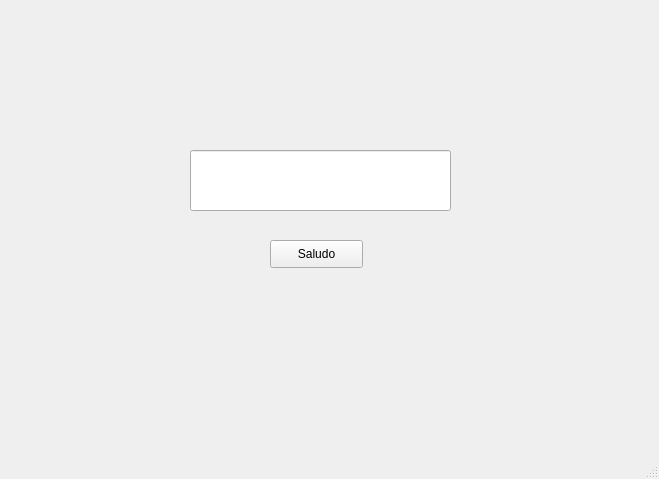
<?xml version="1.0" encoding="UTF-8"?>
<ui version="4.0">
 <class>MainWindow</class>
 <widget class="QMainWindow" name="MainWindow">
  <property name="geometry">
   <rect>
    <x>0</x>
    <y>0</y>
    <width>659</width>
    <height>479</height>
   </rect>
  </property>
  <property name="windowTitle">
   <string>MainWindow</string>
  </property>
  <widget class="QWidget" name="centralwidget">
   <widget class="QLabel" name="lbl_logoUAT">
    <property name="geometry">
     <rect>
      <x>30</x>
      <y>10</y>
      <width>181</width>
      <height>71</height>
     </rect>
    </property>
    <property name="text">
     <string/>
    </property>
    <property name="pixmap">
     <pixmap resource="../../recursos.qrc">:/logo/Imagenes/UAT-Escudo-2024.png</pixmap>
    </property>
    <property name="scaledContents">
     <bool>true</bool>
    </property>
   </widget>
   <widget class="QLabel" name="lbl_logoFIT">
    <property name="geometry">
     <rect>
      <x>410</x>
      <y>20</y>
      <width>211</width>
      <height>61</height>
     </rect>
    </property>
    <property name="text">
     <string/>
    </property>
    <property name="pixmap">
     <pixmap resource="../../recursos.qrc">:/logo/Imagenes/LogoFIT.png</pixmap>
    </property>
    <property name="scaledContents">
     <bool>true</bool>
    </property>
   </widget>
   <widget class="QLabel" name="lbl_logoCT">
    <property name="geometry">
     <rect>
      <x>570</x>
      <y>360</y>
      <width>71</width>
      <height>51</height>
     </rect>
    </property>
    <property name="text">
     <string/>
    </property>
    <property name="pixmap">
     <pixmap resource="../../recursos.qrc">:/logo/Imagenes/logoCT.png</pixmap>
    </property>
    <property name="scaledContents">
     <bool>true</bool>
    </property>
   </widget>
   <widget class="QLineEdit" name="txt_saludo">
    <property name="geometry">
     <rect>
      <x>190</x>
      <y>150</y>
      <width>261</width>
      <height>61</height>
     </rect>
    </property>
    <property name="styleSheet">
     <string notr="true">font: 9pt &quot;Yu Gothic UI&quot;;</string>
    </property>
    <property name="alignment">
     <set>Qt::AlignCenter</set>
    </property>
   </widget>
   <widget class="QPushButton" name="btn_saludo">
    <property name="geometry">
     <rect>
      <x>270</x>
      <y>240</y>
      <width>93</width>
      <height>28</height>
     </rect>
    </property>
    <property name="text">
     <string>Saludo</string>
    </property>
   </widget>
  </widget>
  <widget class="QMenuBar" name="menubar">
   <property name="geometry">
    <rect>
     <x>0</x>
     <y>0</y>
     <width>659</width>
     <height>26</height>
    </rect>
   </property>
  </widget>
  <widget class="QStatusBar" name="statusbar"/>
 </widget>
 <resources>
  <include location="../../recursos.qrc"/>
 </resources>
 <connections/>
</ui>
